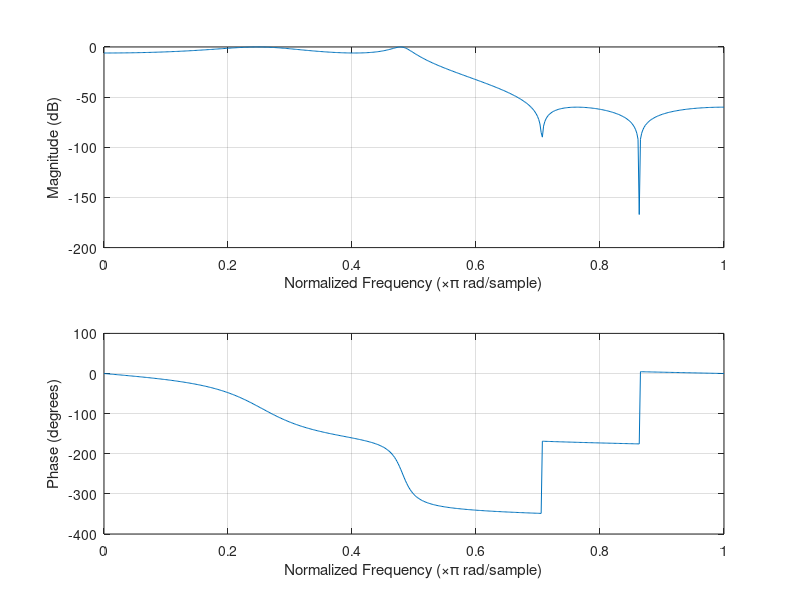

The MATLAB source for this figure:
% iirFunctions.m

clear;clc;

% Butterworth Filter

n = 4; % Order of filter, Number of samples of delay
Wn = [0.25, 0.75]; 
[b,a] = butter(n,Wn,'stop')

freqz(b,a);

% Elliptic Filter

n = 4;
Rp = 6;
Rs = 60;
Wp = 0.5;
[b,a] = ellip(n,Rp,Rs,Wp);

freqz(b,a)

% NOTES
% Two ypes of filter design approaches are Butterworth and Elliptic filters
% in MATLAB: butter & ellip

% butter -> [b,a] = butter(m,Wn,ftype)

% Input Variables:
% m -> filter order, length of impulse response
% Wn -> normalized cut-off frequency
% ftype - filter tpe (low, high, pass, stop)

% Output Variables:
% b -> coefficients of feed-forward gains
% a -> coefficients of feed-back gains

% ellip -> [b,a] = ellip(m,Rp,Rs,Wp,ftype)

% Input Variables:
% m -> filter order, length of impulse response
% Rp -> allowable pass-band ripple in dB
% Rs -> stop-band attenuation
% Wn -> normalized cut-off frequency
% ftype - filter type (low,high,pass,stop)

% Output Variables
% b -> coefficients of feed-forward gains
% a -> coefficients of feed-back gains
